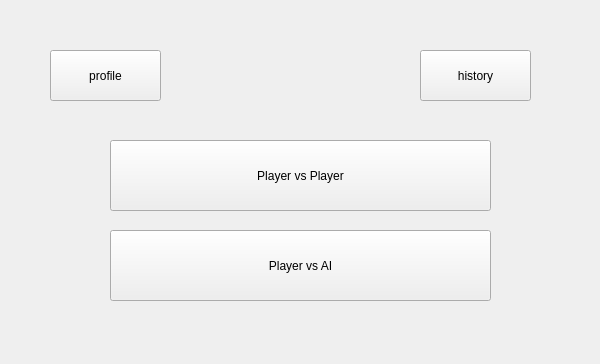
<?xml version="1.0" encoding="UTF-8"?>
<ui version="4.0">
 <class>entry_menu</class>
 <widget class="QMainWindow" name="entry_menu">
  <property name="geometry">
   <rect>
    <x>0</x>
    <y>0</y>
    <width>600</width>
    <height>364</height>
   </rect>
  </property>
  <property name="windowTitle">
   <string>Tic Tac Toe</string>
  </property>
  <widget class="QWidget" name="centralwidget">
   <widget class="QPushButton" name="profile_button">
    <property name="geometry">
     <rect>
      <x>50</x>
      <y>50</y>
      <width>111</width>
      <height>51</height>
     </rect>
    </property>
    <property name="text">
     <string>profile</string>
    </property>
   </widget>
   <widget class="QPushButton" name="history_button">
    <property name="geometry">
     <rect>
      <x>420</x>
      <y>50</y>
      <width>111</width>
      <height>51</height>
     </rect>
    </property>
    <property name="text">
     <string>history</string>
    </property>
   </widget>
   <widget class="QPushButton" name="pvp_button">
    <property name="geometry">
     <rect>
      <x>110</x>
      <y>140</y>
      <width>381</width>
      <height>71</height>
     </rect>
    </property>
    <property name="text">
     <string>Player vs Player</string>
    </property>
   </widget>
   <widget class="QPushButton" name="pvai_button">
    <property name="geometry">
     <rect>
      <x>110</x>
      <y>230</y>
      <width>381</width>
      <height>71</height>
     </rect>
    </property>
    <property name="text">
     <string>Player vs AI</string>
    </property>
   </widget>
  </widget>
 </widget>
 <resources/>
 <connections/>
</ui>
